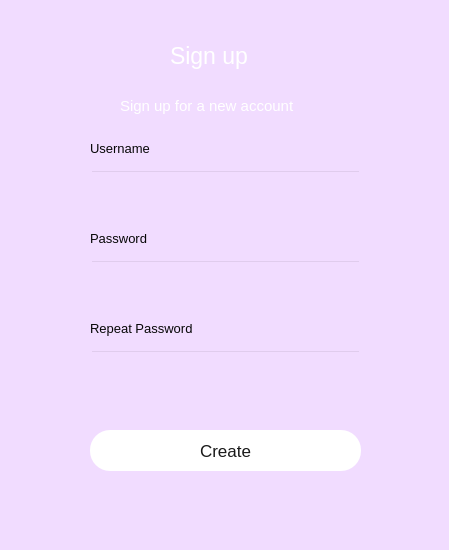
<?xml version="1.0" encoding="UTF-8"?>
<ui version="4.0">
 <class>signup_page</class>
 <widget class="QDialog" name="signup_page">
  <property name="geometry">
   <rect>
    <x>0</x>
    <y>0</y>
    <width>449</width>
    <height>550</height>
   </rect>
  </property>
  <property name="windowTitle">
   <string>Dialog</string>
  </property>
  <property name="styleSheet">
   <string notr="true">background-color: rgb(241, 220, 255);</string>
  </property>
  <widget class="QLabel" name="label">
   <property name="geometry">
    <rect>
     <x>170</x>
     <y>40</y>
     <width>91</width>
     <height>31</height>
    </rect>
   </property>
   <property name="font">
    <font>
     <pointsize>17</pointsize>
    </font>
   </property>
   <property name="styleSheet">
    <string notr="true">color: rgb(255, 255, 255);</string>
   </property>
   <property name="text">
    <string>Sign up</string>
   </property>
  </widget>
  <widget class="QLabel" name="label_2">
   <property name="geometry">
    <rect>
     <x>120</x>
     <y>90</y>
     <width>211</width>
     <height>31</height>
    </rect>
   </property>
   <property name="font">
    <font>
     <pointsize>11</pointsize>
    </font>
   </property>
   <property name="styleSheet">
    <string notr="true">color: rgb(255, 255, 255);</string>
   </property>
   <property name="text">
    <string>Sign up for a new account</string>
   </property>
  </widget>
  <widget class="QLineEdit" name="txt_signup_username">
   <property name="geometry">
    <rect>
     <x>90</x>
     <y>170</y>
     <width>271</width>
     <height>41</height>
    </rect>
   </property>
   <property name="font">
    <font>
     <pointsize>11</pointsize>
    </font>
   </property>
   <property name="styleSheet">
    <string notr="true">background-color: rgba(0, 0, 0, 0);</string>
   </property>
  </widget>
  <widget class="QLineEdit" name="txt_signup_password">
   <property name="geometry">
    <rect>
     <x>90</x>
     <y>260</y>
     <width>271</width>
     <height>41</height>
    </rect>
   </property>
   <property name="font">
    <font>
     <pointsize>11</pointsize>
    </font>
   </property>
   <property name="styleSheet">
    <string notr="true">background-color: rgba(0, 0, 0, 0);</string>
   </property>
  </widget>
  <widget class="QLabel" name="label_3">
   <property name="geometry">
    <rect>
     <x>90</x>
     <y>140</y>
     <width>81</width>
     <height>16</height>
    </rect>
   </property>
   <property name="font">
    <font>
     <pointsize>10</pointsize>
    </font>
   </property>
   <property name="styleSheet">
    <string notr="true">color: rgb(7, 7, 7);</string>
   </property>
   <property name="text">
    <string>Username</string>
   </property>
  </widget>
  <widget class="QLabel" name="label_4">
   <property name="geometry">
    <rect>
     <x>90</x>
     <y>230</y>
     <width>81</width>
     <height>16</height>
    </rect>
   </property>
   <property name="font">
    <font>
     <pointsize>10</pointsize>
    </font>
   </property>
   <property name="styleSheet">
    <string notr="true">color: rgb(7, 7, 7);</string>
   </property>
   <property name="text">
    <string>Password</string>
   </property>
  </widget>
  <widget class="QPushButton" name="btn_create">
   <property name="geometry">
    <rect>
     <x>90</x>
     <y>430</y>
     <width>271</width>
     <height>41</height>
    </rect>
   </property>
   <property name="font">
    <font>
     <pointsize>13</pointsize>
    </font>
   </property>
   <property name="styleSheet">
    <string notr="true">QPushButton{
	
	color: rgb(25, 25, 25);
	background-color: rgb(255, 255, 255);
	border: 0px solid;
	border-radius: 20px;
}
QPushButton:hover{
	background-color: rgb(216, 211, 215);
}
QPushButton:checked{
background-color: rgb(216, 211, 215);
}</string>
   </property>
   <property name="text">
    <string>Create</string>
   </property>
  </widget>
  <widget class="QLabel" name="label_5">
   <property name="geometry">
    <rect>
     <x>90</x>
     <y>320</y>
     <width>131</width>
     <height>16</height>
    </rect>
   </property>
   <property name="font">
    <font>
     <pointsize>10</pointsize>
    </font>
   </property>
   <property name="styleSheet">
    <string notr="true">color: rgb(7, 7, 7);</string>
   </property>
   <property name="text">
    <string>Repeat Password</string>
   </property>
  </widget>
  <widget class="QLineEdit" name="txt_signup_password2">
   <property name="geometry">
    <rect>
     <x>90</x>
     <y>350</y>
     <width>271</width>
     <height>41</height>
    </rect>
   </property>
   <property name="font">
    <font>
     <pointsize>11</pointsize>
    </font>
   </property>
   <property name="styleSheet">
    <string notr="true">background-color: rgba(0, 0, 0, 0);</string>
   </property>
  </widget>
 </widget>
 <resources/>
 <connections/>
</ui>
